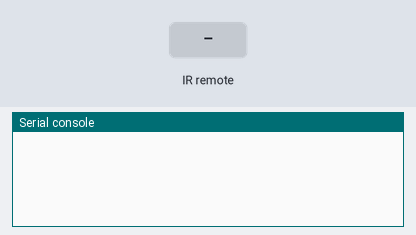
This program was run on a simulated MicroPython board. Parts: the last lines printed to the serial console. The inputs (shaded band) are chosen by the test bench.

Above: at 1.2 s.
1.3 s: infrared code 0x45 received
At 2.4 s:
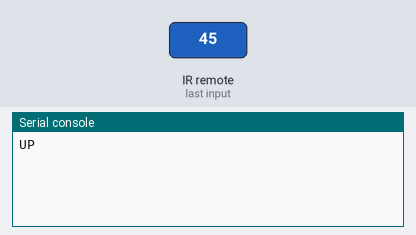
2.8 s: infrared code 0x47 received
At 3.6 s:
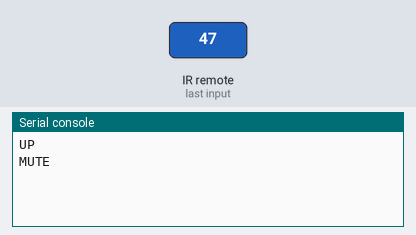
4.3 s: infrared code 0x40 received
At 4.7 s:
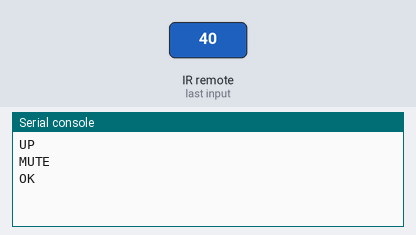
5.8 s: infrared code 0x44 received
At 7.0 s:
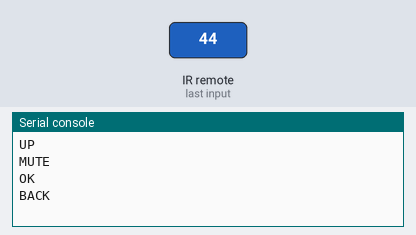
7.3 s: infrared code 0x43 received
At 8.2 s:
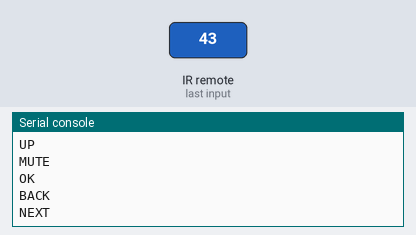
8.8 s: infrared code 0x07 received
At 9.3 s:
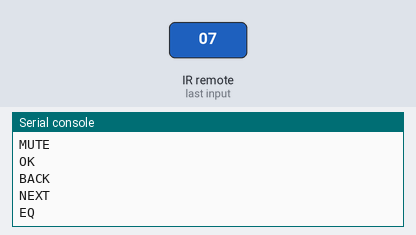

Measured:
- after the input at 1.3 s, the serial console: prints a new line after 0.08 s (image 1)
- after the input at 2.8 s, the serial console: prints a new line after 0.08 s (image 2)
- after the input at 4.3 s, the serial console: prints a new line after 0.08 s (image 3)
- after the input at 5.8 s, the serial console: prints a new line after 0.08 s (image 4)
- after the input at 7.3 s, the serial console: prints a new line after 0.08 s (image 5)
- after the input at 8.8 s, the serial console: prints a new line after 0.08 s (image 6)

The program:

Receiver2.py
```python
# from machine import Pin
# from ir_rx import NEC_16
#
# ir_key = {
#     0x45: 'UP',
#     0x46: 'UP',
#     0x47: 'MUTE',
#     0x40: 'OK',
#     0x44: 'BACK',
#     0x43: 'NEXT',
#     0x07: 'EQ',
#     0x15: 'DOWN',
#     0x09: 'PLUS',
#     0x16: '1',
#     0x19: '2',
#     0x0D: '3',
#     0x0C: '4',
#     0x18: '5',
#     0x5E: '6',
#     0x08: '7',
#     0x1C: '8',
#     0x5A: '9',
#     0x42: '*',
#     0x52: '0',
#     0x4A: '#'
#     }
#
# def callback(data, addr, ctrl):
#     if data > 0:  # NEC protocol sends repeat codes.
#         #print('Data {:02x} Addr {:04x}'.format(data, addr))
#         print(ir_key[data])
#
# ir = NEC_16(Pin(23, Pin.IN), callback)


from machine import Pin
from ir_rx.nec import NEC_16

ir_key = {
    0x45: 'UP',
    0x46: 'UP',
    0x47: 'MUTE',
    0x40: 'OK',
    0x44: 'BACK',
    0x43: 'NEXT',
    0x07: 'EQ',
    0x15: 'DOWN',
    0x09: 'PLUS',
    0x16: '1',
    0x19: '2',
    0x0D: '3',
    0x0C: '4',
    0x18: '5',
    0x5E: '6',
    0x08: '7',
    0x1C: '8',
    0x5A: '9',
    0x42: '*',
    0x52: '0',
    0x4A: '#'
    }

def callback(data, addr, ctrl):
    if data > 0:  # NEC protocol sends repeat codes.
        #print('Data {:02x} Addr {:04x}'.format(data, addr))
        print(ir_key[data])

ir = NEC_16(Pin(23, Pin.IN), callback)
```
